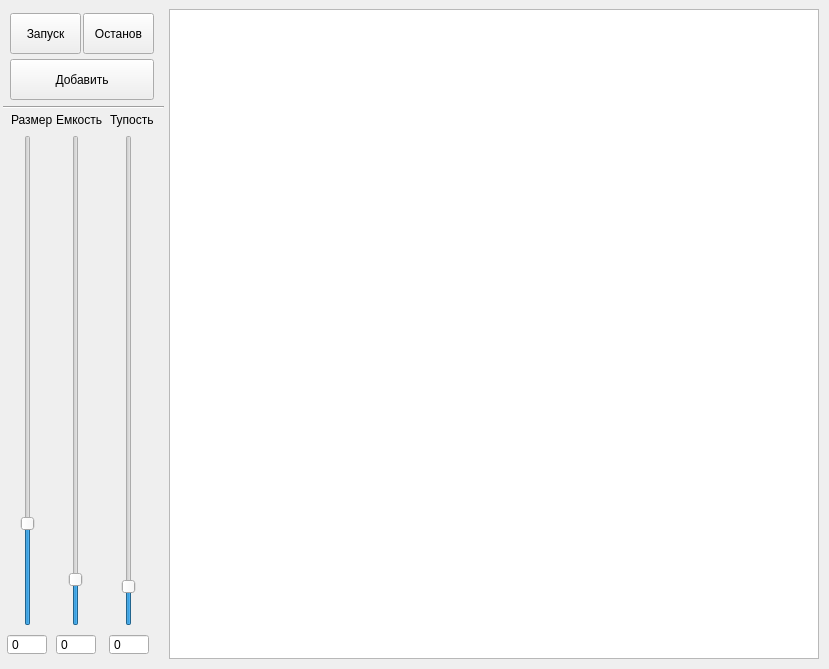
<?xml version="1.0" encoding="UTF-8"?>
<ui version="4.0">
 <class>MainWindow</class>
 <widget class="QMainWindow" name="MainWindow">
  <property name="geometry">
   <rect>
    <x>0</x>
    <y>0</y>
    <width>829</width>
    <height>669</height>
   </rect>
  </property>
  <property name="windowTitle">
   <string>Fly simulator</string>
  </property>
  <widget class="QWidget" name="centralWidget">
   <widget class="QTableView" name="flyField">
    <property name="geometry">
     <rect>
      <x>169</x>
      <y>9</y>
      <width>650</width>
      <height>650</height>
     </rect>
    </property>
    <property name="font">
     <font>
      <family>PT Mono</family>
      <pointsize>8</pointsize>
      <weight>75</weight>
      <bold>true</bold>
     </font>
    </property>
    <property name="verticalScrollBarPolicy">
     <enum>Qt::ScrollBarAsNeeded</enum>
    </property>
    <property name="horizontalScrollBarPolicy">
     <enum>Qt::ScrollBarAsNeeded</enum>
    </property>
    <property name="autoScroll">
     <bool>false</bool>
    </property>
    <property name="editTriggers">
     <set>QAbstractItemView::NoEditTriggers</set>
    </property>
    <property name="selectionMode">
     <enum>QAbstractItemView::NoSelection</enum>
    </property>
    <property name="verticalScrollMode">
     <enum>QAbstractItemView::ScrollPerPixel</enum>
    </property>
    <property name="horizontalScrollMode">
     <enum>QAbstractItemView::ScrollPerPixel</enum>
    </property>
    <attribute name="horizontalHeaderVisible">
     <bool>false</bool>
    </attribute>
    <attribute name="horizontalHeaderDefaultSectionSize">
     <number>25</number>
    </attribute>
    <attribute name="horizontalHeaderMinimumSectionSize">
     <number>25</number>
    </attribute>
    <attribute name="verticalHeaderVisible">
     <bool>false</bool>
    </attribute>
    <attribute name="verticalHeaderDefaultSectionSize">
     <number>25</number>
    </attribute>
    <attribute name="verticalHeaderMinimumSectionSize">
     <number>25</number>
    </attribute>
   </widget>
   <widget class="QPushButton" name="stop">
    <property name="geometry">
     <rect>
      <x>83</x>
      <y>13</y>
      <width>71</width>
      <height>41</height>
     </rect>
    </property>
    <property name="text">
     <string>Останов</string>
    </property>
   </widget>
   <widget class="QPushButton" name="addFly">
    <property name="geometry">
     <rect>
      <x>10</x>
      <y>59</y>
      <width>144</width>
      <height>41</height>
     </rect>
    </property>
    <property name="text">
     <string>Добавить</string>
    </property>
   </widget>
   <widget class="QSlider" name="field">
    <property name="geometry">
     <rect>
      <x>13</x>
      <y>135</y>
      <width>30</width>
      <height>491</height>
     </rect>
    </property>
    <property name="minimum">
     <number>5</number>
    </property>
    <property name="maximum">
     <number>30</number>
    </property>
    <property name="value">
     <number>10</number>
    </property>
    <property name="orientation">
     <enum>Qt::Vertical</enum>
    </property>
   </widget>
   <widget class="QSlider" name="capacity">
    <property name="geometry">
     <rect>
      <x>61</x>
      <y>135</y>
      <width>30</width>
      <height>491</height>
     </rect>
    </property>
    <property name="minimum">
     <number>1</number>
    </property>
    <property name="maximum">
     <number>50</number>
    </property>
    <property name="value">
     <number>5</number>
    </property>
    <property name="orientation">
     <enum>Qt::Vertical</enum>
    </property>
   </widget>
   <widget class="QSlider" name="stupidity">
    <property name="geometry">
     <rect>
      <x>114</x>
      <y>135</y>
      <width>30</width>
      <height>491</height>
     </rect>
    </property>
    <property name="minimum">
     <number>50</number>
    </property>
    <property name="maximum">
     <number>3000</number>
    </property>
    <property name="value">
     <number>250</number>
    </property>
    <property name="orientation">
     <enum>Qt::Vertical</enum>
    </property>
   </widget>
   <widget class="QSpinBox" name="sizeInfo">
    <property name="geometry">
     <rect>
      <x>7</x>
      <y>634</y>
      <width>40</width>
      <height>21</height>
     </rect>
    </property>
    <property name="readOnly">
     <bool>true</bool>
    </property>
    <property name="buttonSymbols">
     <enum>QAbstractSpinBox::NoButtons</enum>
    </property>
   </widget>
   <widget class="QSpinBox" name="capInfo">
    <property name="geometry">
     <rect>
      <x>56</x>
      <y>634</y>
      <width>40</width>
      <height>21</height>
     </rect>
    </property>
    <property name="readOnly">
     <bool>true</bool>
    </property>
    <property name="buttonSymbols">
     <enum>QAbstractSpinBox::NoButtons</enum>
    </property>
   </widget>
   <widget class="QSpinBox" name="stupInfo">
    <property name="geometry">
     <rect>
      <x>109</x>
      <y>634</y>
      <width>40</width>
      <height>21</height>
     </rect>
    </property>
    <property name="readOnly">
     <bool>true</bool>
    </property>
    <property name="buttonSymbols">
     <enum>QAbstractSpinBox::NoButtons</enum>
    </property>
    <property name="maximum">
     <number>3000</number>
    </property>
   </widget>
   <widget class="QLabel" name="label">
    <property name="geometry">
     <rect>
      <x>11</x>
      <y>110</y>
      <width>41</width>
      <height>20</height>
     </rect>
    </property>
    <property name="text">
     <string>Размер</string>
    </property>
   </widget>
   <widget class="QLabel" name="label_2">
    <property name="geometry">
     <rect>
      <x>56</x>
      <y>110</y>
      <width>47</width>
      <height>20</height>
     </rect>
    </property>
    <property name="text">
     <string>Емкость</string>
    </property>
   </widget>
   <widget class="QLabel" name="label_3">
    <property name="geometry">
     <rect>
      <x>110</x>
      <y>110</y>
      <width>47</width>
      <height>20</height>
     </rect>
    </property>
    <property name="text">
     <string>Тупость</string>
    </property>
   </widget>
   <widget class="QPushButton" name="start">
    <property name="geometry">
     <rect>
      <x>10</x>
      <y>13</y>
      <width>71</width>
      <height>41</height>
     </rect>
    </property>
    <property name="text">
     <string>Запуск</string>
    </property>
   </widget>
   <widget class="Line" name="line">
    <property name="geometry">
     <rect>
      <x>3</x>
      <y>99</y>
      <width>161</width>
      <height>16</height>
     </rect>
    </property>
    <property name="orientation">
     <enum>Qt::Horizontal</enum>
    </property>
   </widget>
  </widget>
 </widget>
 <layoutdefault spacing="6" margin="11"/>
 <resources/>
 <connections/>
</ui>
